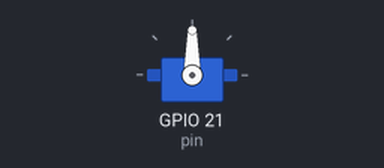
Simulated run of this program. Board: Raspberry Pi (BCM pin numbers). Parts: servo. Servo angles are drawn from the pulse width (0.5 ms = 0°, 2.5 ms = 180°). At 2.1 s the program stops and its outputs stay as they are.

Above: at 0.1 s.
At 2.1 s:
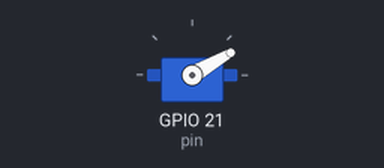
Timing chart, 0 to 3.6 s (numbered marks = the images above):
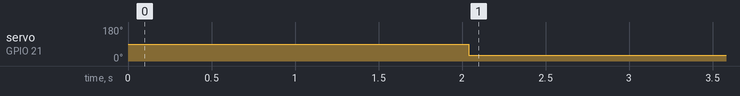

The program:

SteeringEngineDriverTest.py
```python
#! /usr/bin/python
# -*- coding:utf-8 -*-
import RPi.GPIO as GPIO
import time
import SteeringEngineDriver as sedriver

GPIO.setmode(GPIO.BCM)
config = {'pin': 21, 'angle': 90}
se = sedriver.SteeringEngine(config)

time.sleep(2)

se.move_to(30)
GPIO.cleanup()
```

SteeringEngineDriver.py
```python
#! /usr/bin/python
# -*- coding:utf-8 -*-
import RPi.GPIO as GPIO
import time


class SteeringEngine(object):
    def __init__(self, config):
        GPIO.setup(config['pin'], GPIO.OUT, initial=GPIO.LOW)
        self.pwm = GPIO.PWM(config['pin'], 50)
        self.pwm.start(0)
        self.current_angle = config['angle']
        self.move_to(self.current_angle)

    def move_to(self, angle):
        duty_cycle = 2.5 + 10 * angle / 180
        self.pwm.ChangeDutyCycle(duty_cycle)
        time.sleep(0.02)
        self.pwm.ChangeDutyCycle(0)
        time.sleep(0.02)

        self.current_angle = angle
```

Measured:
- by itself, servo on GPIO 21 (pin): 90° → 30° at 2.0 s
